Frame 1 (no input): blank canvas, image omitted
Frame 60 (the mouse pressed at the canvas centre just before this capture): blank canvas, image omitted
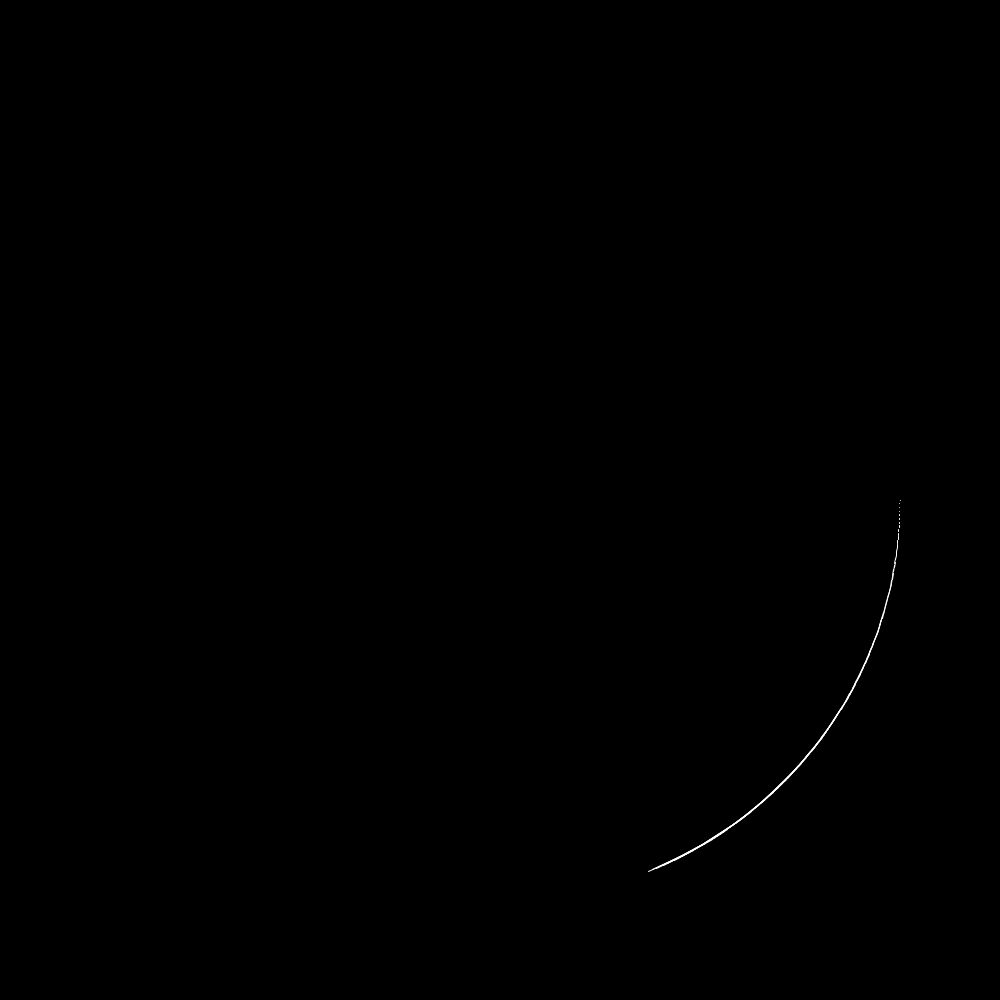
Frame 120 (the mouse held since frame 60 and released just before this capture)

The Processing sketch whose frames 1 and 60 were blank and that drew this single picture after the mouse press (run headless with seeded random() and noise(); from frame 60 on, the mouse is pressed at the canvas centre):

// Processing sketch: Spiral
// ── Spiral.pde
float x1 = 0;
float x2 = 0;
float y1 = 0;
float y2 = 0;

float i1 = 0.01;
float i2 = 0.0092;

float scale = 400;

void setup() {
    size (1000, 1000); //width,height
    background (0, 0, 0);
    stroke (255); //changes the color of the lines to white
}

void draw() {
    //clear();

    line (cos(x1)*scale + width/2,sin(y1)*scale + height/2,cos(x2)*scale + width/2,sin(y2)*scale + height/2);
    x1 = x1 + i1;
    y1 = y1 + i1;
    x2 = x2 + i2;
    y2 = y2 + i2;
}
